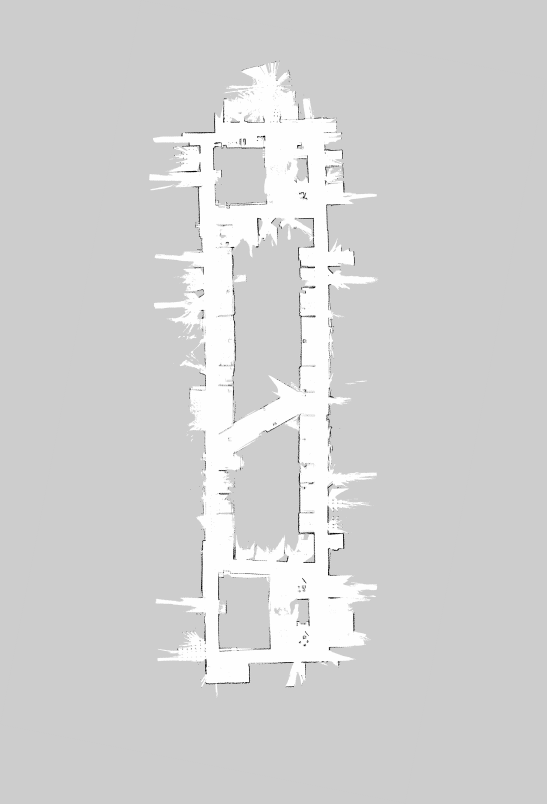
#> input picture make_grid/make_grid_Python/Finallayout.png, 1639 x 2411 px (shown at 1/3 size)
$ python -i main.py   (imports and definitions only)
#> lines starting #> are read from the running program, lines starting #| are printed output that depends on the picture; after the words box and inside, x2 and y2 are one past the last pixel; in counts of white or black regions, pixels touching at a corner belong together
#> further down, picture is the input picture: shape (2411, 1639, 3); min 0, max 255, mean 210.3
import cv2
import numpy as np
from win32api import GetSystemMetrics

##
# @file main.py
# @brief functions for creating a grid over a given image, for drawing on the grid

##!
# @class MouseData
# @brief Represents mouse-related data and properties.
#
# This class encapsulates various attributes and data related to mouse behavior
# and processing. It provides properties for managing the mouse matrix, cell size,
# images, counters, route information, and other variables.
#
class MouseData:
    ##!
    # @brief Initializes a new instance of the MouseData class.
    #
    # This constructor initializes the MouseData object with default values for
    # the matrix, cell size, images, counters, route, and other variables.
    #
    # [27 lines left out: function __init__, not called in this run]

##!
# @class GridData
# @brief Represents a grid data object.
#
# The GridData class manages grid-related data, including the beginning and ending coordinates.
#
class GridData:
    ##!
    # @brief Constructs a new GridData object.
    #
    # The constructor initializes the beginning and ending coordinates of the grid.
    #
    # [7 lines left out: function __init__, not called in this run]

##!
# @class StoreData
# @brief Class for storing data.
#
# This class provides a mechanism for storing data using two different data types:
# - GridData: Represents grid-based data.
# - MouseData: Represents mouse-related data.
#
class StoreData:
    def __init__(self):
        self.gData = GridData()
        self.MData = MouseData()

##!
# @brief Updates the grid image based on the provided matrix data.
#
# This function takes a matrix and data object as input and updates the grid image.
# The grid image is generated by drawing rectangles on a copy of the original image
# using colors based on the values in the matrix.
#
# @param matrix The matrix containing the values.
# @param data The data object containing additional information.
#
# @return None.
#
# [105 lines left out: functions updateGridImage, showInitialGrid, editImage, not called in this run]


##!
# @brief Extracts the ROI from an image.
#
# This function takes an image as input and returns the ROI, start point, and end point of the grid.
#
# @param img The input image.
# @return A tuple containing the ROI image, start point, and end point.
#
def getRoi(img):
    hsv_img = cv2.cvtColor(img, cv2.COLOR_BGR2HSV)
#> hsv_img: shape (2411, 1639, 3); mean H, S, V 0, 0, 210.3

    # Define the lower and upper bounds of the black color range
    lower = np.array([0, 0, 0])
    upper = np.array([180, 255, 30])

    # Create a mask to filter out non-black pixels
    mask = cv2.inRange(hsv_img, lower, upper)
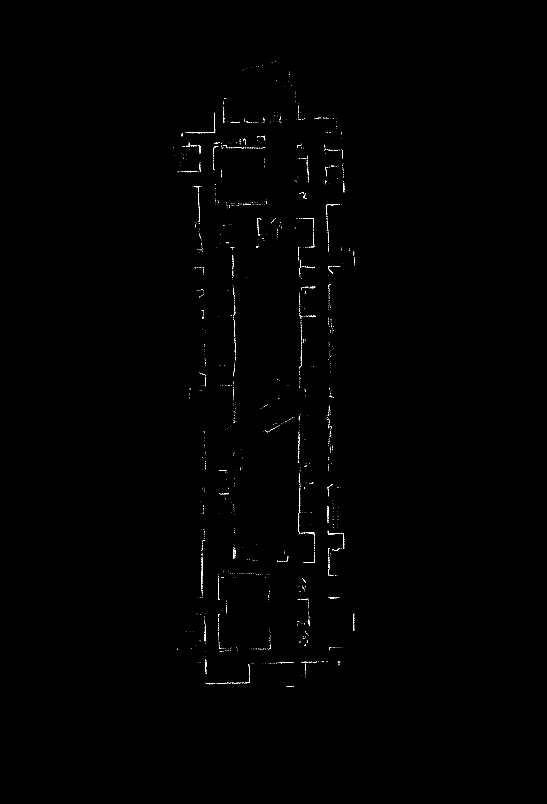
#> mask: shape (2411, 1639) (shown at 1/3 size); 0.21% white in thin lines or dots, all inside (x1, y1, x2, y2) = (520, 185, 1065, 2061)

    # Apply the mask to the original image
    mask_img = cv2.bitwise_and(img, img, mask=mask)

    # Find the coordinates of black pixels
    coords = np.where(mask == 255)
#> coords = 8155 positions, rows 185 to 2060, columns 520 to 1064

    # Find the highest, lowest, leftmost, and rightmost points
    highest_point = None
    lowest_point = None
    leftmost_point = None
    rightmost_point = None

    for y, x in zip(coords[0], coords[1]):
        if highest_point is None or y < highest_point[1]:
            highest_point = (x, y)
        if lowest_point is None or y > lowest_point[1]:
            lowest_point = (x, y)
        if leftmost_point is None or x < leftmost_point[0]:
            leftmost_point = (x, y)
        if rightmost_point is None or x > rightmost_point[0]:
            rightmost_point = (x, y)
#> this loop made 8155 passes
#> (y, x, lowest_point) on passes 4, 8, 15, 17, 18, 19, 20, 22, 24, 25, 27, 28: (187, 818, (818, 187)), (199, 774, (774, 199)), (219, 868, (868, 219)), (223, 869, (869, 223)), (224, 869, (869, 224)), (230, 869, (869, 230)), (241, 828, (828, 241)), (243, 866, (866, 243)), (257, 875, (875, 257)), (259, 852, (852, 259)), (278, 887, (887, 278)), (279, 887, (887, 279))
#> (y, x, rightmost_point) on passes 1, 2, 13, 14, 16, 23: (185, 825, (825, 185)), (185, 826, (826, 185)), (215, 867, (867, 215)), (218, 868, (868, 218)), (222, 869, (869, 222)), (256, 875, (875, 256))
#> after the loop, leftmost_point = (520, 443); lowest_point = (859, 2060); rightmost_point = (1064, 1879)

    start_point = (leftmost_point[0], highest_point[1]) if leftmost_point is not None else (0, 0)
#> start_point = (520, 185)
    end_point = (rightmost_point[0], lowest_point[1]) if rightmost_point is not None else (0, 0)
#> end_point = (1064, 2060)

    return mask_img, start_point, end_point


##!
# @brief Callback function for handling mouse events.
#
# This function is called when a mouse event occurs.
#
# @param event The type of mouse event (e.g., cv2.EVENT_MOUSEMOVE, cv2.EVENT_MOUSEWHEEL).
# @param x The x-coordinate of the mouse cursor.
# @param y The y-coordinate of the mouse cursor.
# @param flags Additional flags indicating the state of the mouse buttons.
# @param user_data User-defined data passed to the callback function.
#
# [210 lines left out: functions onMouse, setData, writeToTxt, readTxt, createGridImage, not called in this run]


def main():

    matrix = createGridImage("Finallayout.png")


# [2 lines not run here, left out]

>>> import cv2
>>> picture = cv2.imread('Finallayout.png')
>>> result = getRoi(picture)
